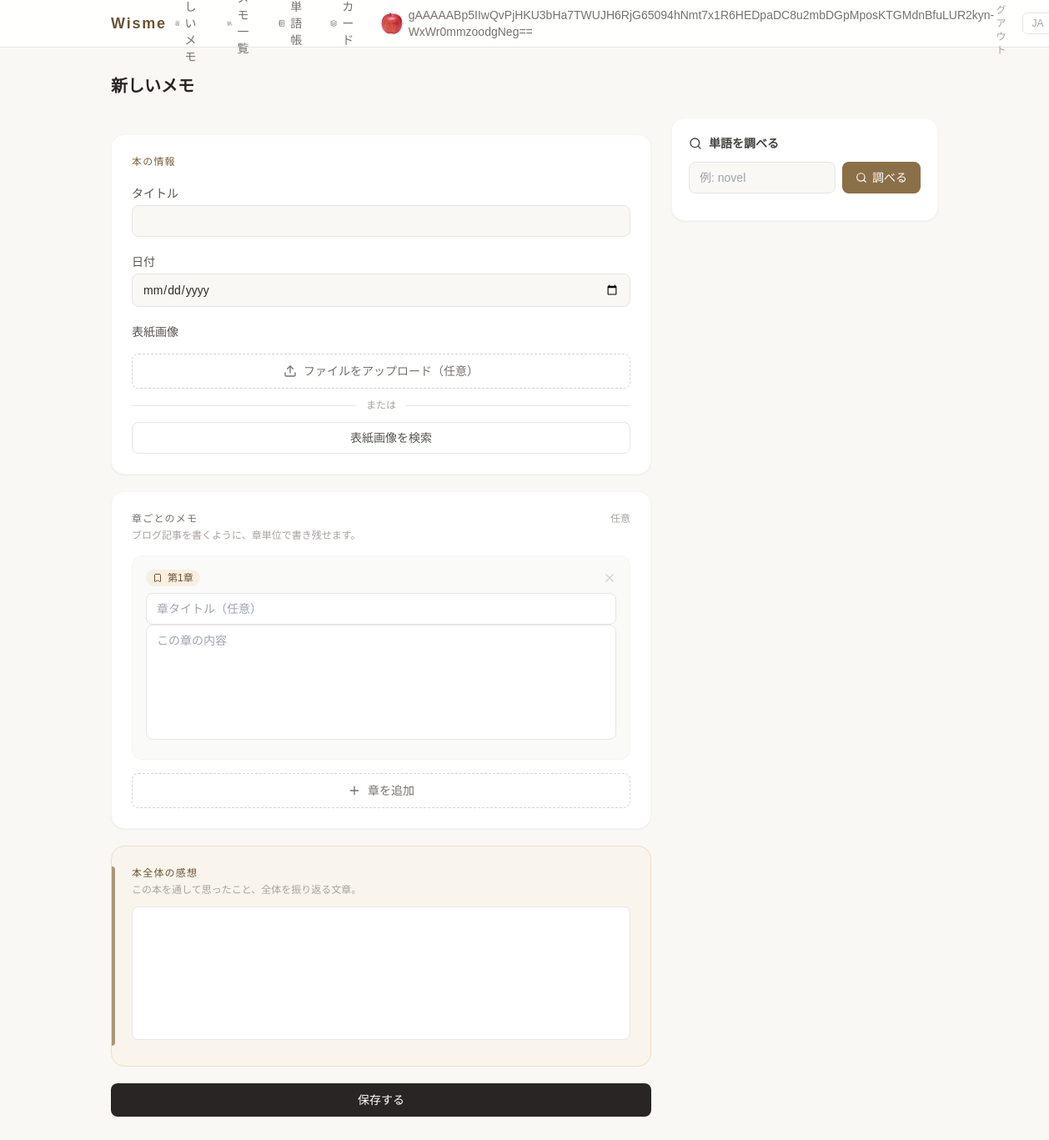
The page /wisme/page/create/ (signed in) on the database its author committed.
### wisme/models.py (models this page shows, shortened)
class CustomUser(AbstractUser):
    display_name = EncryptedCharField(max_length=100, blank=True, verbose_name=_("表示名"))
    profile_image = models.ImageField(
        upload_to='media/profile/', blank=True, null=True, verbose_name=_("プロフィール画像")
    )

class Page(models.Model):
    id = models.UUIDField(primary_key=True,
                          default = uuid.uuid4,editable=False,verbose_name="Id")
    owner = models.ForeignKey(
        settings.AUTH_USER_MODEL,
        on_delete=models.CASCADE,
        null=True,
        blank=True,
        verbose_name=_("オーナー"),
    )
    title = models.CharField(max_length=100,verbose_name=_("タイトル"))
    thoughts = models.TextField(max_length=1000,blank=True,verbose_name=_("このドキュメントを読んだ感想(空欄可)"))
    page_date = models.DateField(verbose_name=_("日付"))
    picture = models.ImageField(upload_to="wisme/picture/",blank = True,null = True,verbose_name=_("写真"))
    image_url = models.URLField(max_length=500, null=True, blank=True, verbose_name=_("サムネイルURL"))
    created_at = models.DateTimeField(auto_now_add = True,verbose_name=_("作成日時"))
    update_at = models.DateTimeField(auto_now = True,verbose_name=_("更新日時"))

### wisme/views.py (the view, shortened to what this page needs)
class PageCreateView(LoginRequiredMixin, View):
    def get(self,request):
        form = PageForm()
        chapter_formset = ChapterFormSet()
        return render(request,"wisme/page_form.html",{"form":form,"chapter_formset":chapter_formset})

### wisme/forms.py
class PageForm(ModelForm):
    input_word = forms.CharField(
        label = _("調べたい単語"),
        widget = forms.TextInput(attrs={"id":"id_input_word"}),
        required = False)
    class Meta:
        model = Page
        fields = ["title", "thoughts", "page_date", "picture", "image_url"]
        widgets = {
            'image_url': forms.HiddenInput(),
            'page_date': forms.DateInput(attrs={'type': 'date'}),
        }

### templates/wisme/page_form.html (shortened to what this page needs)
{% extends "base/wisme_base.html" %}
{% load i18n %}
{% block body %}
{% trans "保存しました ✓" as save_toast %}
{% trans "この章を削除" as remove_chapter_title %}
{% trans "著者名（任意）" as author_placeholder %}
<h1 class="text-xl font-semibold text-stone-800 mb-6">{% trans "新しいメモ" %}</h1>
<div class="grid grid-cols-1 md:grid-cols-[1fr_20rem] gap-6 items-start">
    <form method="POST" enctype="multipart/form-data" id="page-form"
          class="space-y-5">
        <div class="bg-white rounded-2xl shadow-sm border border-stone-100 p-6 space-y-5">
            <h2 class="text-xs font-medium text-accent-600 uppercase tracking-widest">{% trans "本の情報" %}</h2>
            {% for field in form %}
            {% if field.name != 'input_word' and field.name != 'thoughts' and field.name != 'picture' and field.name != 'image_url' %}
            <div class="space-y-1">
                <label class="block text-sm font-medium text-stone-600">{{ field.label }}</label>
                <div class="[&_input]:w-full [&_input]:border [&_input]:border-stone-200 [&_input]:rounded-lg [&_input]:px-3 [&_input]:py-2 [&_input]:text-sm [&_input]:bg-[#FAF8F4] [&_input]:outline-none [&_input]:transition-colors [&_input]:focus:border-accent-500 [&_input]:focus:ring-2 [&_input]:focus:ring-accent-100">
                    {{ field }}
                </div>
            </div>
            {% endif %}
            {% endfor %}
            <div class="space-y-3">
                <label class="block text-sm font-medium text-stone-600">{% trans "表紙画像" %}</label>
                <div class="space-y-1">
                    <label for="{{ form.picture.id_for_label }}"
                           class="w-full inline-flex items-center justify-center gap-2 border border-dashed border-stone-300 text-stone-500 py-2.5 rounded-lg hover:border-accent-400 hover:text-accent-700 hover:bg-accent-50/30 transition-colors text-sm font-medium cursor-pointer">
                        <i data-lucide="upload" class="w-4 h-4"></i>
                        <span id="picture-label-text">{% trans "ファイルをアップロード（任意）" %}</span>
                    </label>
                </div>
                <div class="flex items-center gap-3">
                    <hr class="flex-1 border-stone-200">
                    <span class="text-xs text-stone-400">{% trans "または" %}</span>
                    <hr class="flex-1 border-stone-200">
                </div>
                <button type="button" id="thumbnail-search-toggle"
                        class="w-full inline-flex items-center justify-center gap-2 border border-stone-200 text-stone-600 py-2 rounded-lg hover:border-accent-400 hover:text-accent-700 hover:bg-accent-50/30 transition-colors text-sm font-medium">
                    <i data-lucide="image-search" class="w-4 h-4"></i>
                    {% trans "表紙画像を検索" %}
                </button>
            </div>
        </div>
        <div class="bg-white rounded-2xl shadow-sm border border-stone-100 p-6">
            <div class="flex items-center justify-between mb-1">
                <h2 class="text-xs font-medium text-stone-500 uppercase tracking-widest">{% trans "章ごとのメモ" %}</h2>
                <span class="text-xs text-stone-400">{% trans "任意" %}</span>
            </div>
            <p class="text-xs text-stone-400 mb-4">{% trans "ブログ記事を書くように、章単位で書き残せます。" %}</p>
            <div id="chapter-list" class="space-y-4">
                {% for chapter_form in chapter_formset %}
                <div class="chapter-item relative bg-stone-50 rounded-xl border border-stone-100 p-4 space-y-2">
                    <div class="flex items-center justify-between">
                        <span class="inline-flex items-center gap-1.5 text-xs font-medium text-accent-700 bg-accent-50 px-2 py-0.5 rounded-full">
                            <i data-lucide="bookmark" class="w-3 h-3"></i>
                            <span class="chapter-number">{% blocktrans with num=forloop.counter %}第{{ num }}章{% endblocktrans %}</span>
                        </span>
                        <button type="button" class="chapter-remove text-stone-300 hover:text-red-400 transition-colors" title="{{ remove_chapter_title }}">
                            <i data-lucide="x" class="w-4 h-4"></i>
                        </button>
                    </div>
                    <div class="[&_input]:w-full [&_input]:border [&_input]:border-stone-200 [&_input]:rounded-lg [&_input]:px-3 [&_input]:py-2 [&_input]:text-sm [&_input]:bg-white [&_input]:outline-none [&_input]:focus:border-accent-500 [&_input]:focus:ring-2 [&_input]:focus:ring-accent-100
                                [&_textarea]:w-full [&_textarea]:border [&_textarea]:border-stone-200 [&_textarea]:rounded-lg [&_textarea]:px-3 [&_textarea]:py-2 [&_textarea]:text-sm [&_textarea]:bg-white [&_textarea]:outline-none [&_textarea]:focus:border-accent-500 [&_textarea]:focus:ring-2 [&_textarea]:focus:ring-accent-100 [&_textarea]:resize-none">
                        {{ chapter_form.title }}
                        {{ chapter_form.content }}
                    </div>
                </div>
                {% endfor %}
            </div>
            <button type="button" id="add-chapter-btn"
                    class="mt-4 w-full inline-flex items-center justify-center gap-2 border border-dashed border-stone-300 text-stone-500 py-2.5 rounded-lg hover:border-accent-400 hover:text-accent-700 hover:bg-accent-50/30 transition-colors text-sm font-medium">
                <i data-lucide="plus" class="w-4 h-4"></i>
                {% trans "章を追加" %}
            </button>
        </div>
        <div class="relative bg-accent-50/40 rounded-2xl border border-accent-100 p-6 overflow-hidden">
            <span class="absolute left-0 top-6 bottom-6 w-1 rounded-r bg-accent-500/70" aria-hidden="true"></span>
            <h2 class="text-xs font-medium text-accent-700 uppercase tracking-widest mb-1">{% trans "本全体の感想" %}</h2>
            <p class="text-xs text-stone-400 mb-3">{% trans "この本を通して思ったこと、全体を振り返る文章。" %}</p>
            <div class="[&_textarea]:w-full [&_textarea]:border [&_textarea]:border-stone-200 [&_textarea]:rounded-lg [&_textarea]:px-3 [&_textarea]:py-2 [&_textarea]:text-sm [&_textarea]:bg-white [&_textarea]:outline-none [&_textarea]:transition-colors [&_textarea]:focus:border-accent-500 [&_textarea]:focus:ring-2 [&_textarea]:focus:ring-accent-100 [&_textarea]:resize-none [&_textarea]:h-40">
                {{ form.thoughts }}
            </div>
        </div>
        <button type="submit"
                class="w-full bg-stone-800 text-white py-2.5 rounded-lg hover:bg-stone-700 transition-colors font-medium text-sm"
                data-toast="{{ save_toast }}" onclick="showToast(this.dataset.toast)">
            {% trans "保存する" %}
        </button>
    </form>
    <div class="hidden md:block">
        <div class="bg-white rounded-2xl shadow-sm border border-stone-100 p-5 sticky top-20">
            <h2 class="text-sm font-semibold text-stone-700 mb-3 flex items-center gap-2">
                <i data-lucide="search" class="w-4 h-4"></i>
                {% trans "単語を調べる" %}
            </h2>
            {% with panel_id="desktop" %}
            {% include "wisme/_word_search_panel.html" %}
            {% endwith %}
        </div>
    </div>
</div>
{% endblock %}

### templates/base/wisme_base.html (shortened to what this page needs)
{% load i18n %}
<!DOCTYPE html>
<html lang="{{ LANGUAGE_CODE }}">
<head>
    <script src="https://cdn.tailwindcss.com"></script>
    <link rel="stylesheet" href="/static/wisme/css/style.css">
</head>
<body class="bg-[#FAF8F4] text-[#2C2C2C] min-h-screen flex flex-col">
    <header class="border-b border-stone-200 bg-white/90 backdrop-blur-sm sticky top-0 z-40">
        <div class="max-w-5xl mx-auto px-4 h-14 flex items-center justify-between">
            <a href="{% url 'wisme:index' %}" class="text-lg font-semibold tracking-widest text-accent-700 hover:text-accent-500 transition-colors">Wisme</a>
            <nav class="flex items-center gap-1 sm:gap-1.5 text-sm text-stone-500">
                {% if user.is_authenticated %}
                    <a href="{% url 'wisme:page_create' %}"
                       class="flex items-center gap-1.5 rounded-lg px-2.5 py-1.5 hover:bg-amber-100 hover:text-amber-800 transition-colors">
                        <i data-lucide="book-plus" class="w-4 h-4"></i>
                        <span class="hidden sm:inline">{% trans "新しいメモ" %}</span>
                    </a>
                    <a href="{% url 'wisme:page_list' %}"
                       class="flex items-center gap-1.5 rounded-lg px-2.5 py-1.5 hover:bg-accent-100 hover:text-accent-700 transition-colors">
                        <i data-lucide="library" class="w-4 h-4"></i>
                        <span class="hidden sm:inline">{% trans "メモ一覧" %}</span>
                    </a>
                    <a href="{% url 'wisme:word_list' %}"
                       class="flex items-center gap-1.5 rounded-lg px-2.5 py-1.5 hover:bg-emerald-100 hover:text-emerald-800 transition-colors">
                        <i data-lucide="notebook-text" class="w-4 h-4"></i>
                        <span class="hidden sm:inline">{% trans "単語帳" %}</span>
                    </a>
                    <a href="{% url 'wisme:flashcard' %}"
                       class="flex items-center gap-1.5 rounded-lg px-2.5 py-1.5 hover:bg-sky-100 hover:text-sky-800 transition-colors">
                        <i data-lucide="layers" class="w-4 h-4"></i>
                        <span class="hidden sm:inline">{% trans "カード" %}</span>
                    </a>
                    {% with sa=user.socialaccount_set.first %}
                    <a href="{% url 'wisme:profile' %}"
                       class="flex items-center gap-1.5 rounded-lg px-2 py-1 hover:bg-rose-100 hover:text-rose-800 transition-colors">
                        {% if user.profile_image %}
                            <img src="{{ user.profile_image.url }}" alt=""
                                 class="w-7 h-7 rounded-full object-cover border border-stone-200">
                        {% elif sa.get_avatar_url %}
                            <img src="{{ sa.get_avatar_url }}" alt=""
                                 class="w-7 h-7 rounded-full object-cover border border-stone-200">
                        {% else %}
                            <span class="w-7 h-7 rounded-full bg-stone-100 flex items-center justify-center border border-stone-200">
                                <i data-lucide="user" class="w-4 h-4 text-stone-400"></i>
                            </span>
                        {% endif %}
                        <span class="hidden sm:inline">{{ user.display_name|default:user.username }}</span>
                    </a>
                    {% endwith %}
                    <a href="{% url 'account_logout' %}"
                       class="ml-1 rounded-lg px-2.5 py-1.5 text-xs text-stone-400 hover:bg-stone-100 hover:text-stone-700 transition-colors">{% trans "ログアウト" %}</a>
                {% endif %}
                <form action="{% url 'set_language' %}" method="post" class="flex items-center ml-1">
                    {% get_available_languages as available_langs %}
                    <select name="language" onchange="this.form.submit()"
                            class="text-xs text-stone-400 bg-transparent border border-stone-200 outline-none cursor-pointer py-1 px-1.5 rounded-md hover:border-stone-400 transition-colors">
                        {% for lang_code, lang_name in available_langs %}
                        <option value="{{ lang_code }}"
                                {% if lang_code == LANGUAGE_CODE %}selected{% endif %}>
                            {{ lang_code|upper }}
                        </option>
                        {% endfor %}
                    </select>
                </form>
            </nav>
        </div>
    </header>
    <main class="flex-1 max-w-5xl mx-auto w-full px-4 py-8">
        {% block body %}{% endblock %}
    </main>
</body>
</html>

### rows shown on the page
CustomUser: profile_image (picture), display_name "gAAAAABp5IIwQvPjHKU3bHa7TWUJH6RjG65094hNmt7x1R6HEDpaDC8u2mbDGpMposKTGMdnBfuLUR2kyn-WxWr0mmzoodgNeg=="

### other values the page prints
{{ field.label }} "タイトル" "日付"
form field language "JA"
